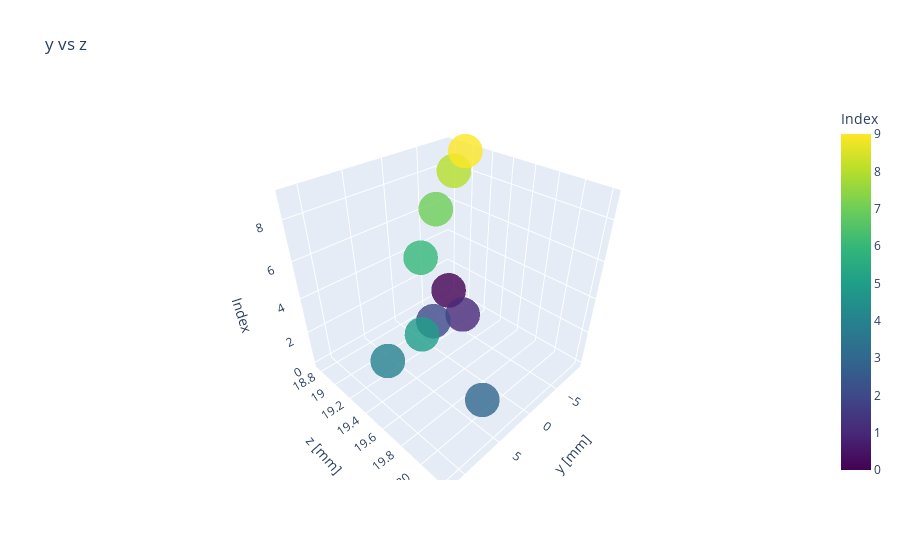

Here is the notebook cell this chart was saved with:
### Code cell
a = 1
b = 2

measured2D = go.Scatter3d(x=locpred[:,a], y=locpred[:,b], z=np.array(range(len(locpred[:,a]))), mode='markers', marker=dict(
        size=12,
        color=np.array(range(len(locpred[:,a]))),                # set color to an array/list of desired values
        colorbar=dict(
            title="Index"
        ),
        colorscale='Viridis',   # choose a colorscale
        opacity=0.8
    ))
#calc2D = go.Scatter(x=locact[:,a], y=locact[:,b], mode='markers')
layout = go.Layout(title='y vs z', scene=dict(xaxis_title='y [mm]', yaxis_title='z [mm]', zaxis_title='Index'))
fig2 = go.Figure(data=[measured2D], layout=layout)
fig2.update_yaxes(scaleanchor='x')
fig2.show()

### Figure 1 — Plotly figure (JSON) as saved in the notebook; plotly's stock layout.template omitted (floating-point values rounded to 4 significant figures)
{"data": [{"marker": {"color": [0, 1, 2, 3, 4, 5, 6, 7, 8, 9], "colorbar": {"title": {"text": "Index"}}, "colorscale": [[0, "#440154"], [0.1111, "#482878"], [0.2222, "#3e4989"], [0.3333, "#31688e"], [0.4444, "#26828e"], [0.5556, "#1f9e89"], [0.6667, "#35b779"], [0.7778, "#6ece58"], [0.8889, "#b5de2b"], [1, "#fde725"]], "opacity": 0.8, "size": 12}, "mode": "markers", "type": "scatter3d", "x": [-9.325, -4.533, 0.9058, 7.337, 11.53, 8.668, 2.517, -3.082, -8.365, -9.317], "y": [18.76, 19.27, 19.3, 20.21, 19.67, 19.78, 19.3, 19.06, 18.89, 18.95], "z": [0, 1, 2, 3, 4, 5, 6, 7, 8, 9]}], "layout": {"scene": {"xaxis": {"title": {"text": "y [mm]"}}, "yaxis": {"title": {"text": "z [mm]"}}, "zaxis": {"title": {"text": "Index"}}}, "title": {"text": "y vs z"}, "yaxis": {"scaleanchor": "x"}}}
